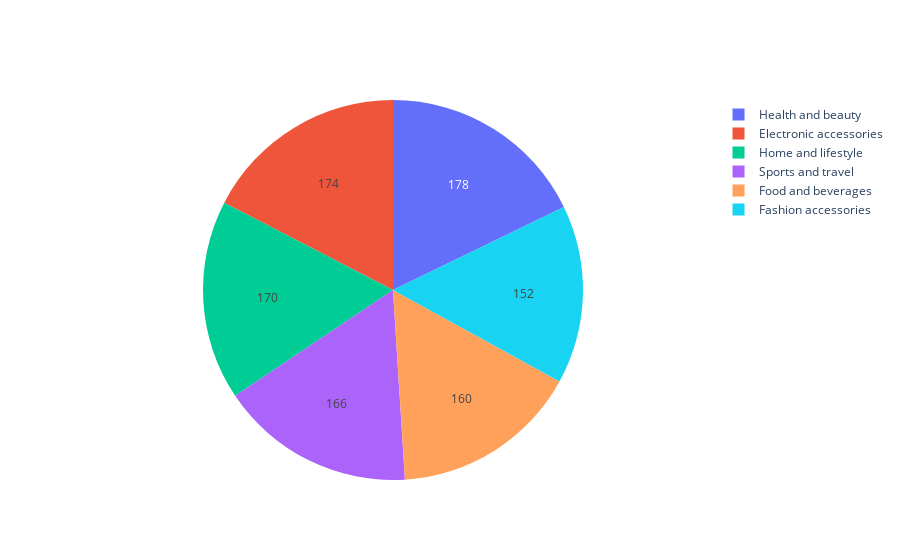

Source (notebook cell):
### Code cell
labels = dataset['Product line'].unique()
values = dataset['Product line'].value_counts()

fig = go.Figure(data=[go.Pie(labels=labels, values=values,textinfo='value')])
fig.show()
# dataset['Product line'].value_counts(),

### Figure 1 — Plotly figure (JSON) as saved in the notebook; plotly's stock layout.template omitted (floating-point values rounded to 4 significant figures)
{"data": [{"labels": ["Health and beauty", "Electronic accessories", "Home and lifestyle", "Sports and travel", "Food and beverages", "Fashion accessories"], "textinfo": "value", "type": "pie", "values": [178, 174, 170, 166, 160, 152]}], "layout": {}}
